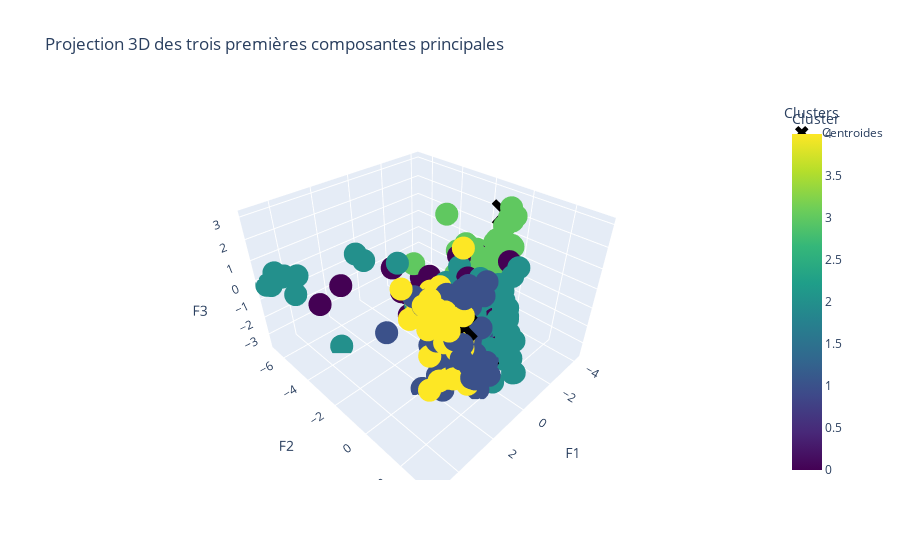

Notebook source saved alongside this figure:
### Code cell
import plotly.express as px
from sklearn.cluster import AgglomerativeClustering

# Création du graphique 3D
fig = px.scatter_3d(
    x=X_proj.iloc[:, 0],
    y=X_proj.iloc[:, 1],
    z=X_proj.iloc[:, 2],
    color=labels,
    labels={'x': 'F1', 'y': 'F2', 'z': 'F3', 'color': 'Cluster'},
    title='Projection 3D des trois premières composantes principales',
    color_continuous_scale=px.colors.sequential.Viridis
)

# Ajout des centroides
fig.add_scatter3d(
    x=centroids_proj.iloc[:, 0],
    y=centroids_proj.iloc[:, 1],
    z=centroids_proj.iloc[:, 2],
    mode='markers',
    marker=dict(size=10, color='black', symbol='x'),
    name='Centroides'
)

# Personnalisation des axes et des légendes
fig.update_layout(
    scene=dict(
        xaxis=dict(title='F1'),
        yaxis=dict(title='F2'),
        zaxis=dict(title='F3')
    ),
    legend=dict(
        title='Clusters',
        itemsizing='constant'
    )
)

# Affichage du graphique
fig.show()

### Figure 1 — Plotly figure (JSON) as saved in the notebook; plotly's stock layout.template omitted (floating-point values rounded to 4 significant figures; data arrays with more than 128 entries replaced by an {"elided": "..."} marker saying what was removed)
{"data": [{"hovertemplate": "F1=%{x}<br>F2=%{y}<br>F3=%{z}<br>Cluster=%{marker.color}<extra></extra>", "legendgroup": "", "marker": {"color": {"elided": "385 int values"}, "coloraxis": "coloraxis", "symbol": "circle"}, "mode": "markers", "name": "", "scene": "scene", "showlegend": false, "type": "scatter3d", "x": {"elided": "385 float values"}, "y": {"elided": "385 float values"}, "z": {"elided": "385 float values"}}, {"marker": {"color": "black", "size": 10, "symbol": "x"}, "mode": "markers", "name": "Centroides", "type": "scatter3d", "x": [-0.6427, 1.5, 0.7967, -4.195, 2.541], "y": [-2.342, 2.52, -1.306, -1.147, 2.275], "z": [-1.837, -0.4553, -0.9462, 1.954, 1.285]}], "layout": {"coloraxis": {"colorbar": {"title": {"text": "Cluster"}}, "colorscale": [[0, "#440154"], [0.1111, "#482878"], [0.2222, "#3e4989"], [0.3333, "#31688e"], [0.4444, "#26828e"], [0.5556, "#1f9e89"], [0.6667, "#35b779"], [0.7778, "#6ece58"], [0.8889, "#b5de2b"], [1, "#fde725"]]}, "legend": {"itemsizing": "constant", "title": {"text": "Clusters"}, "tracegroupgap": 0}, "scene": {"domain": {"x": [0, 1], "y": [0, 1]}, "xaxis": {"title": {"text": "F1"}}, "yaxis": {"title": {"text": "F2"}}, "zaxis": {"title": {"text": "F3"}}}, "title": {"text": "Projection 3D des trois premières composantes principales"}}}
